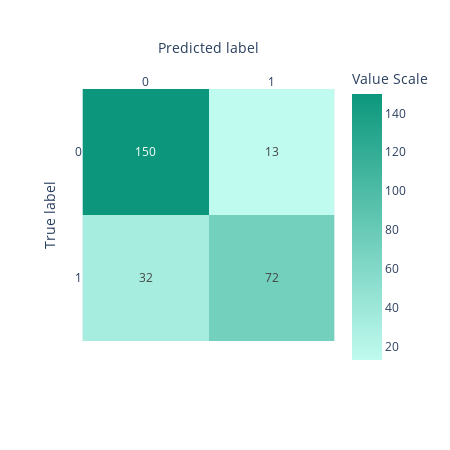

Notebook cell for this chart:
### Code cell
# Interactive plot of confusion metrix
heatmap = px.imshow(
    confusion_matrix(y_test, predictions),
    x=['0', '1'],
    y=['0', '1'],
    labels=dict(x='Predicted label', y='True label', color='Value Scale'),
    text_auto=True,
    width=450, height=450,
    color_continuous_scale=['#C0FBEF', '#0C977C']
)
heatmap.update_xaxes(side="top")
heatmap.show()

### Figure 1 — Plotly figure (JSON) as saved in the notebook; plotly's stock layout.template omitted (floating-point values rounded to 4 significant figures)
{"data": [{"coloraxis": "coloraxis", "hovertemplate": "Predicted label: %{x}<br>True label: %{y}<br>Value Scale: %{z}<extra></extra>", "name": "0", "texttemplate": "%{z}", "type": "heatmap", "x": ["0", "1"], "xaxis": "x", "y": ["0", "1"], "yaxis": "y", "z": [[150, 13], [32, 72]]}], "layout": {"coloraxis": {"colorbar": {"title": {"text": "Value Scale"}}, "colorscale": [[0, "#C0FBEF"], [1, "#0C977C"]]}, "height": 450, "margin": {"t": 60}, "width": 450, "xaxis": {"anchor": "y", "autorange": true, "constrain": "domain", "domain": [0, 1], "range": [-0.5, 1.5], "scaleanchor": "y", "side": "top", "title": {"text": "Predicted label"}, "type": "category"}, "yaxis": {"anchor": "x", "autorange": true, "constrain": "domain", "domain": [0.09355, 0.9065], "range": [1.5, -0.5], "title": {"text": "True label"}, "type": "category"}}}
